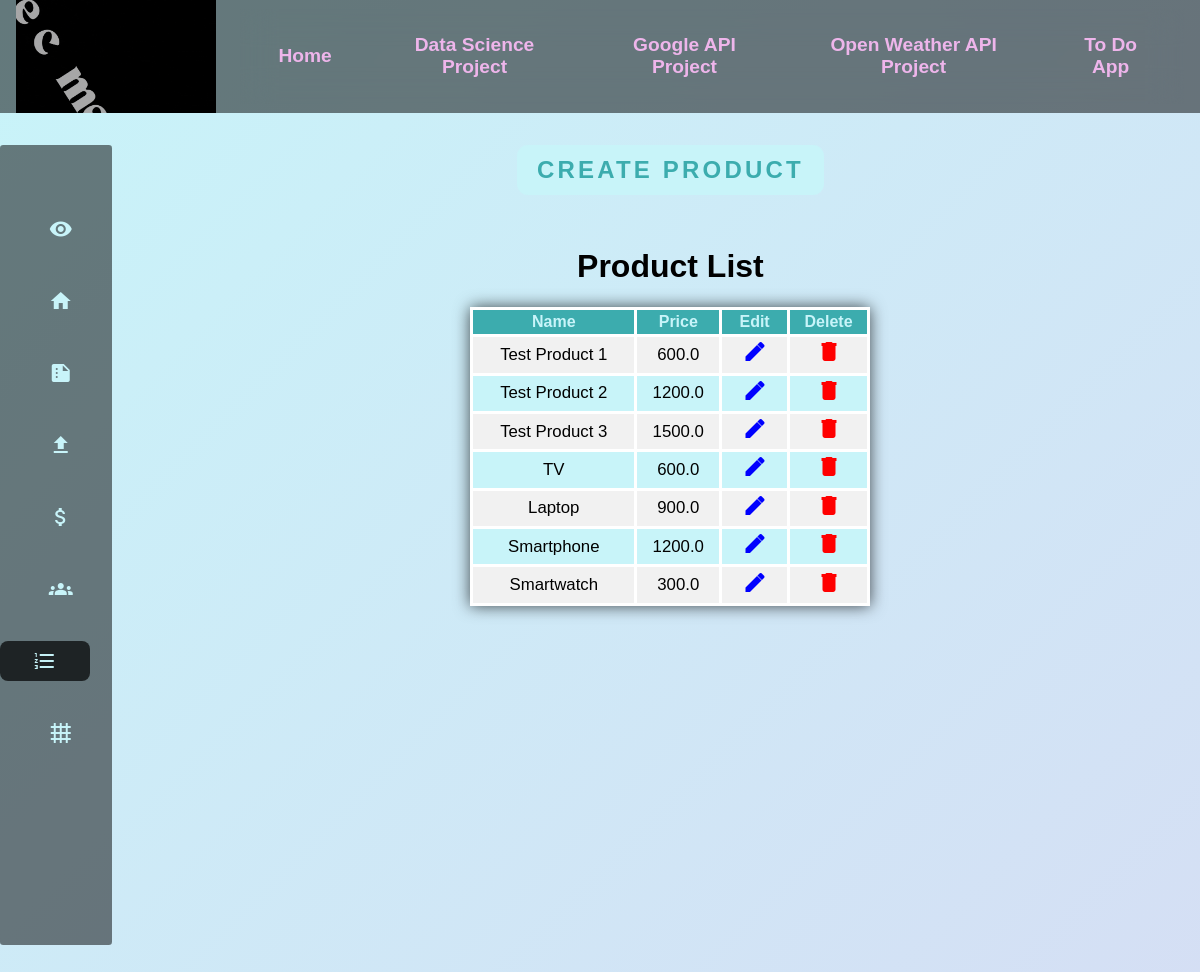
The page /datascience/product_list/ on the database as committed earlier.
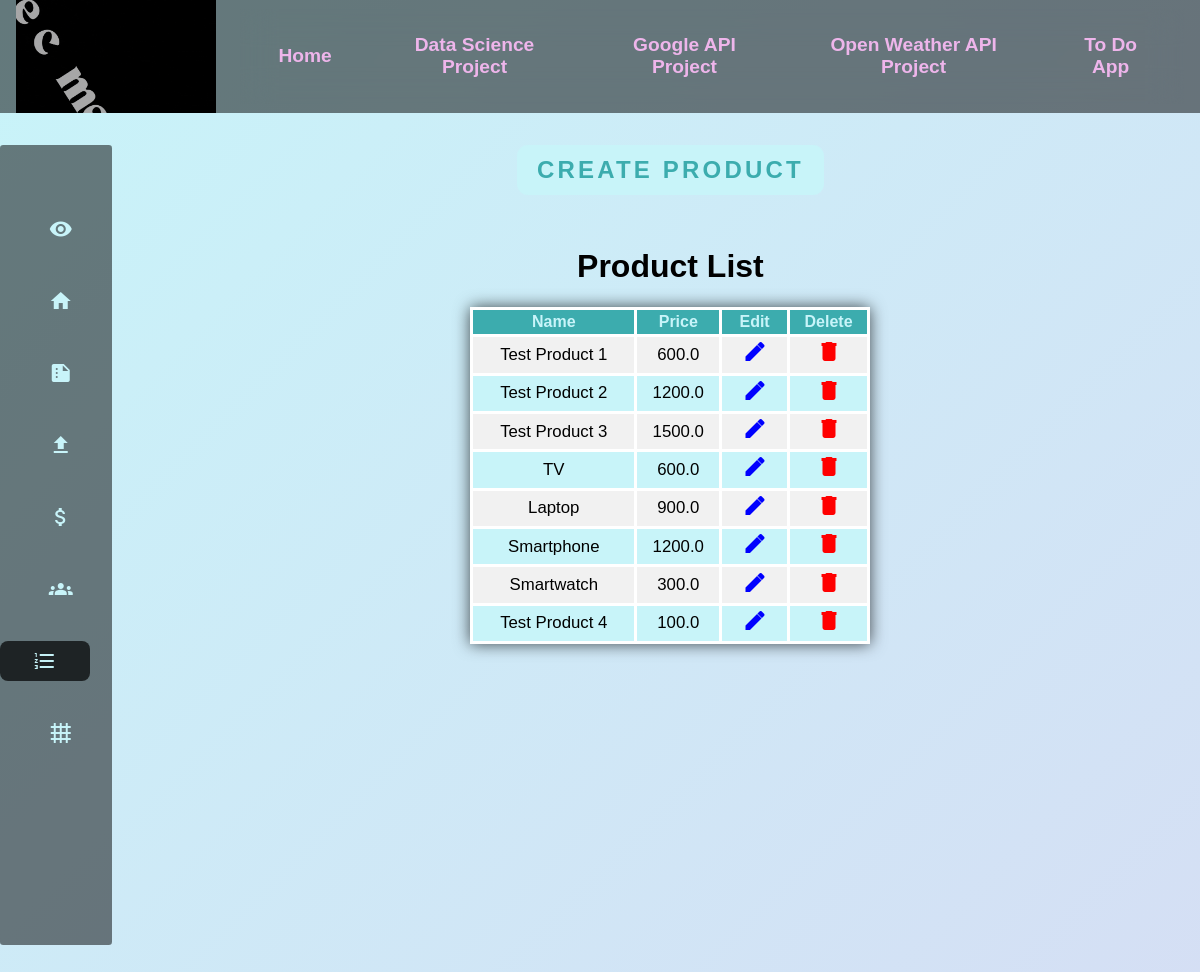
The same page on the database as committed later.
### datascience/models.py (models this page shows, shortened)
class Product(models.Model):
    name = models.CharField(max_length=100)
    price = models.FloatField()
    is_active = models.BooleanField(default=True)
    created = models.DateTimeField(auto_now_add=True)
    updated = models.DateTimeField(auto_now=True)

### datascience/views.py (the view)
# urls.py: path("product_list/", views.ProductListView.as_view(), name="product_list"),
class ProductListView(ListView):
    model = Product
    template_name = "datascience/product/product_list.html"
    def get_queryset(self):
        return self.model.objects.filter(is_active=True)

### templates/datascience/product/product_list.html (shortened to what this page needs)
{% extends 'partials/datascience_dashboard.html' %}
{% load static %}
{% block dash %}
<div class="align-center">
    <div class="buttons-container">
        <a class="submit-neon" href="{% url 'datascience:product_create' %}">
            Create Product
        </a>
    </div>
    <h1>Product List</h1>
    <table>
        <thead>
            <tr>
                <th>Name</th>
                <th>Price</th>
                <th>Edit</th>
                <th>Delete</th>
            </tr>
        </thead>
        <tbody>
            {% for obj in object_list %}
            <tr>
                <td>{{obj.name}}</td>
                <td>{{obj.price}}</td>
                <td>
                    <a style="color:blue" href="{% url 'datascience:product_update' obj.id %}">
                        <span class="material-icons">
                        </span>
                    </a>
                </td>
                <td>
                    <a style="color:red" href="{% url 'datascience:product_delete' obj.id %}">
                        <span class="material-icons">
                        </span>
                    </a>
                </td>
            </tr>
            {% endfor %}
        </tbody>
    </table>
</div>
{% endblock dash %}

Rows that differ between the two databases and show on the page:
added Product: name "Test Product 4", price "100.0"
